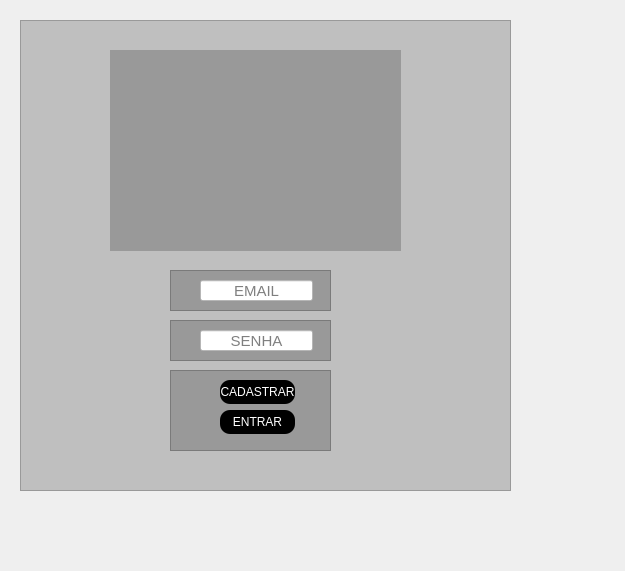
<?xml version="1.0" encoding="UTF-8"?>
<ui version="4.0">
 <class>Form</class>
 <widget class="QWidget" name="Form">
  <property name="geometry">
   <rect>
    <x>0</x>
    <y>0</y>
    <width>625</width>
    <height>571</height>
   </rect>
  </property>
  <property name="windowTitle">
   <string>Form</string>
  </property>
  <widget class="QFrame" name="frame">
   <property name="geometry">
    <rect>
     <x>20</x>
     <y>20</y>
     <width>491</width>
     <height>471</height>
    </rect>
   </property>
   <property name="styleSheet">
    <string notr="true">background-color: rgba(0, 0, 0,0.2);</string>
   </property>
   <property name="frameShape">
    <enum>QFrame::Shape::StyledPanel</enum>
   </property>
   <property name="frameShadow">
    <enum>QFrame::Shadow::Raised</enum>
   </property>
   <widget class="QLabel" name="label">
    <property name="geometry">
     <rect>
      <x>90</x>
      <y>30</y>
      <width>291</width>
      <height>201</height>
     </rect>
    </property>
    <property name="minimumSize">
     <size>
      <width>291</width>
      <height>0</height>
     </size>
    </property>
    <property name="text">
     <string>&lt;html&gt;&lt;head/&gt;&lt;body&gt;&lt;p align=&quot;center&quot;&gt;&lt;br/&gt;&lt;/p&gt;&lt;/body&gt;&lt;/html&gt;</string>
    </property>
    <property name="scaledContents">
     <bool>true</bool>
    </property>
   </widget>
   <widget class="QFrame" name="frame_2">
    <property name="geometry">
     <rect>
      <x>150</x>
      <y>250</y>
      <width>161</width>
      <height>41</height>
     </rect>
    </property>
    <property name="frameShape">
     <enum>QFrame::Shape::StyledPanel</enum>
    </property>
    <property name="frameShadow">
     <enum>QFrame::Shadow::Raised</enum>
    </property>
    <widget class="QLineEdit" name="txt_user">
     <property name="geometry">
      <rect>
       <x>30</x>
       <y>10</y>
       <width>113</width>
       <height>21</height>
      </rect>
     </property>
     <property name="font">
      <font>
       <pointsize>11</pointsize>
      </font>
     </property>
     <property name="styleSheet">
      <string notr="true">
background-color: rgb(255, 255, 255);</string>
     </property>
     <property name="alignment">
      <set>Qt::AlignmentFlag::AlignCenter</set>
     </property>
     <property name="placeholderText">
      <string>EMAIL</string>
     </property>
    </widget>
   </widget>
   <widget class="QFrame" name="frame_3">
    <property name="geometry">
     <rect>
      <x>150</x>
      <y>300</y>
      <width>161</width>
      <height>41</height>
     </rect>
    </property>
    <property name="frameShape">
     <enum>QFrame::Shape::StyledPanel</enum>
    </property>
    <property name="frameShadow">
     <enum>QFrame::Shadow::Raised</enum>
    </property>
    <widget class="QLineEdit" name="txt_password">
     <property name="geometry">
      <rect>
       <x>30</x>
       <y>10</y>
       <width>113</width>
       <height>21</height>
      </rect>
     </property>
     <property name="font">
      <font>
       <pointsize>11</pointsize>
      </font>
     </property>
     <property name="styleSheet">
      <string notr="true">background-color: rgb(255, 255, 255);</string>
     </property>
     <property name="echoMode">
      <enum>QLineEdit::EchoMode::Password</enum>
     </property>
     <property name="alignment">
      <set>Qt::AlignmentFlag::AlignCenter</set>
     </property>
     <property name="placeholderText">
      <string>SENHA</string>
     </property>
    </widget>
   </widget>
   <widget class="QFrame" name="frame_4">
    <property name="geometry">
     <rect>
      <x>150</x>
      <y>350</y>
      <width>161</width>
      <height>81</height>
     </rect>
    </property>
    <property name="frameShape">
     <enum>QFrame::Shape::StyledPanel</enum>
    </property>
    <property name="frameShadow">
     <enum>QFrame::Shadow::Raised</enum>
    </property>
    <widget class="QPushButton" name="pushButton_2">
     <property name="geometry">
      <rect>
       <x>50</x>
       <y>10</y>
       <width>75</width>
       <height>24</height>
      </rect>
     </property>
     <property name="cursor">
      <cursorShape>PointingHandCursor</cursorShape>
     </property>
     <property name="styleSheet">
      <string notr="true">QPushButton{

	background-color: rgb(0, 0, 0);
	color: rgb(255, 255, 255);
	border-radius:10px

}
QPushButton:hover{
	background-color: rgb(255, 255, 255);
	color: rgb(0, 0, 0);
}</string>
     </property>
     <property name="text">
      <string>CADASTRAR</string>
     </property>
    </widget>
    <widget class="QPushButton" name="pushButton">
     <property name="geometry">
      <rect>
       <x>50</x>
       <y>40</y>
       <width>75</width>
       <height>24</height>
      </rect>
     </property>
     <property name="cursor">
      <cursorShape>PointingHandCursor</cursorShape>
     </property>
     <property name="styleSheet">
      <string notr="true">QPushButton{

	background-color: rgb(0, 0, 0);
	color: rgb(255, 255, 255);
	border-radius:10px

}
QPushButton:hover{
	background-color: rgb(255, 255, 255);
	color: rgb(0, 0, 0);
}</string>
     </property>
     <property name="text">
      <string>ENTRAR</string>
     </property>
    </widget>
   </widget>
   <zorder>frame_3</zorder>
   <zorder>label</zorder>
   <zorder>frame_2</zorder>
   <zorder>frame_4</zorder>
  </widget>
 </widget>
 <tabstops>
  <tabstop>txt_user</tabstop>
  <tabstop>txt_password</tabstop>
  <tabstop>pushButton</tabstop>
 </tabstops>
 <resources/>
 <connections/>
</ui>
